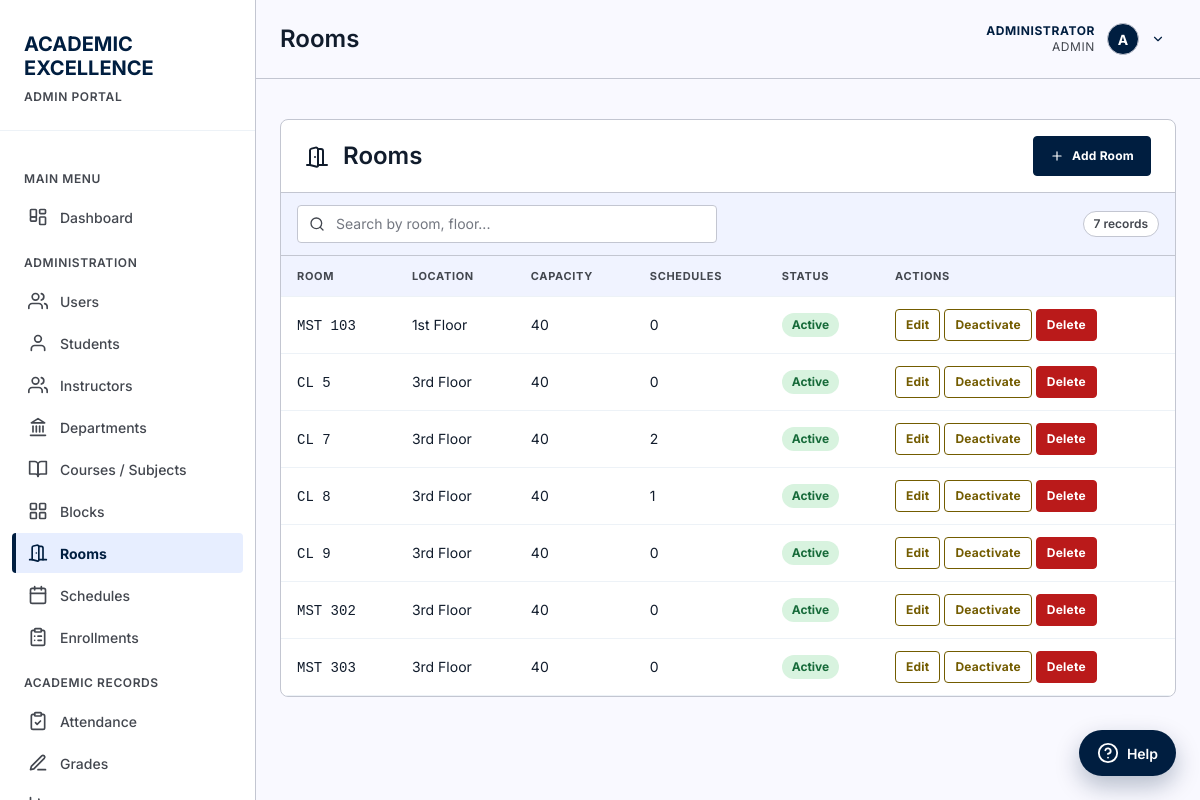
Page /pages/rooms.php (signed in) on the committed database.
### tables this page shows
CREATE TABLE "users" (
                    id INTEGER PRIMARY KEY AUTOINCREMENT,
                    username TEXT NOT NULL UNIQUE,
                    password TEXT NOT NULL,
                    full_name TEXT NOT NULL,
                    email TEXT UNIQUE,
                    role TEXT NOT NULL DEFAULT 'student' CHECK(role IN ('admin', 'instructor', 'student')),
                    is_active INTEGER NOT NULL DEFAULT 1 CHECK(is_active IN (0, 1)),
                    last_login_at DATETIME,
                    created_at DATETIME NOT NULL DEFAULT CURRENT_TIMESTAMP,
                    updated_at DATETIME NOT NULL DEFAULT CURRENT_TIMESTAMP
                );

CREATE TABLE rooms (
            id         INTEGER PRIMARY KEY AUTOINCREMENT,
            room_code  TEXT NOT NULL UNIQUE,
            floor      TEXT,
            capacity   INTEGER,
            is_active  INTEGER NOT NULL DEFAULT 1,
            created_at DATETIME NOT NULL DEFAULT CURRENT_TIMESTAMP,
            updated_at DATETIME NOT NULL DEFAULT CURRENT_TIMESTAMP
        );

### includes/auth.php (called while the page is built, shortened)
<?php
function currentUser() {
    static $user = false;
    if ($user === false) {
        $db = getDB();
        $stmt = $db->prepare("SELECT * FROM users WHERE id = :id AND is_active = 1");
        $stmt->execute([':id' => (int) $_SESSION['user_id']]);
        $user = $stmt->fetch() ?: null;
    }
    return $user;
}
function isLoggedIn() {
    return currentUser() !== null;
}
function requireLogin() {
    if (!isLoggedIn()) {
        header('Location: ' . baseUrl() . 'login.php');
        exit();
    }
}
function requireRole(...$roles) {
    requireLogin();
    $user = currentUser();
}
function roleLabel($role) {
    return [
        'admin'      => 'Admin',
        'instructor' => 'Teacher',
        'student'    => 'Student'
    ][$role] ?? ucfirst((string) $role);
}

### pages/rooms.php (the view, shortened to what this page needs)
<?php
requireRole('admin');
$db = getDB();
$rooms = $db->query("
    SELECT r.*,
           (SELECT COUNT(*) FROM course_sections cs WHERE cs.room = r.room_code) AS schedule_count
    FROM rooms r
    ORDER BY r.floor, r.room_code
")->fetchAll();
usort($rooms, function ($a, $b) {
    $floorDiff = floorSortIndex($a['floor'] ?? '') <=> floorSortIndex($b['floor'] ?? '');
    return $floorDiff !== 0 ? $floorDiff : strcasecmp($a['room_code'], $b['room_code']);
});
$pageTitle = 'Rooms';
include '../includes/header.php';
?>
<main>
    <div class="card">
        <div class="card-header" style="display: flex; justify-content: space-between; align-items: center;">
            <h2><?php echo icon('door', 24); ?> Rooms</h2>
            <button class="btn btn-primary" onclick="document.getElementById('addRoomModal').style.display='block'"><?php echo icon('plus', 14); ?> Add Room</button>
        </div>
        <div class="table-search-bar">
            <div class="table-search-wrapper">
                <span class="search-icon"><?php echo icon('search', 16); ?></span>
                <input type="text" id="roomSearch" placeholder="Search by room, floor...">
            </div>
            <span class="search-count"></span>
        </div>
        <table data-pagination data-page-size="8" id="roomTable">
            <thead>
                <tr>
                    <th>Room</th>
                    <th>Location</th>
                    <th>Capacity</th>
                    <th>Schedules</th>
                    <th>Status</th>
                    <th>Actions</th>
                </tr>
            </thead>
            <tbody>
                <?php foreach ($rooms as $room): ?>
                <tr data-search="<?php echo htmlspecialchars(strtolower($room['room_code'] . ' ' . ($room['floor'] ?? '') . ' ' . ((int) $room['is_active'] === 1 ? 'active' : 'inactive'))); ?>">
                    <td data-label="Room"><code><?php echo htmlspecialchars($room['room_code']); ?></code></td>
                    <td data-label="Location"><?php echo htmlspecialchars($room['floor'] ?: '—'); ?></td>
                    <td data-label="Capacity"><?php echo $room['capacity'] ? (int) $room['capacity'] : '—'; ?></td>
                    <td data-label="Schedules"><?php echo (int) $room['schedule_count']; ?></td>
                    <td data-label="Status">
                        <span class="attendance-badge status-<?php echo (int) $room['is_active'] === 1 ? 'present' : 'absent'; ?>">
                            <?php echo (int) $room['is_active'] === 1 ? 'Active' : 'Inactive'; ?>
                        </span>
                    </td>
                    <td data-label="Actions">
                        <button type="button" class="btn btn-secondary btn-sm"
                                data-id="<?php echo $room['id']; ?>"
                                data-code="<?php echo htmlspecialchars($room['room_code'], ENT_QUOTES); ?>"
                                data-floor="<?php echo htmlspecialchars($room['floor'] ?? '', ENT_QUOTES); ?>"
                                data-capacity="<?php echo $room['capacity'] ? (int) $room['capacity'] : ''; ?>"
                                data-active="<?php echo (int) $room['is_active']; ?>"
                                onclick="editRoom(this)">Edit</button>
                        <form method="POST" style="display: inline;">
                            <button type="submit" class="btn btn-secondary btn-sm">
                                <?php echo (int) $room['is_active'] === 1 ? 'Deactivate' : 'Activate'; ?>
                            </button>
                        </form>
                        <form method="POST" style="display: inline;" onsubmit="return confirm('Delete this room?')">
                            <button type="submit" class="btn btn-danger btn-sm">Delete</button>
                        </form>
                    </td>
                </tr>
                <?php endforeach; ?>
            </tbody>
        </table>
    </div>
</main>
<?php include '../includes/footer.php'; ?>

### includes/header.php (shortened to what this page needs)
<?php
$currentPage = basename($_SERVER['PHP_SELF'], '.php');
$assetPrefix = $currentPage === 'index' ? '' : '../';
$user = currentUser();
$role = $user['role'];
$fullName = $user['full_name'];
$roleLabel = roleLabel($role);
$avatarLetter = strtoupper(substr($fullName, 0, 1));
?>
<!DOCTYPE html>
<html lang="en">
<head>
    <link rel="stylesheet" href="<?php echo $assetPrefix; ?>assets/css/style.css">
</head>
<body>
    <aside class="sidebar">
        <div class="sidebar-header">
            <h1>
                <span class="red">ACADEMIC</span><br>
                <span class="white">EXCELLENCE</span>
            </h1>
            <span class="portal-label"><?php echo strtoupper($roleLabel); ?> PORTAL</span>
        </div>
        <nav class="sidebar-menu">
            <div class="menu-category">Main Menu</div>
            <a href="<?php echo $assetPrefix; ?>index.php" class="menu-item <?php echo $currentPage === 'index' ? 'active' : ''; ?>">
                <span class="icon"><?php echo icon('dashboard'); ?></span>
                Dashboard
            </a>
            <?php if ($role === 'admin'): ?>
                <div class="menu-category">Administration</div>
                <a href="<?php echo $assetPrefix; ?>pages/users.php" class="menu-item <?php echo $currentPage === 'users' ? 'active' : ''; ?>">
                    <span class="icon"><?php echo icon('users'); ?></span>
                    Users
                </a>
                <a href="<?php echo $assetPrefix; ?>pages/students.php" class="menu-item <?php echo $currentPage === 'students' ? 'active' : ''; ?>">
                    <span class="icon"><?php echo icon('user'); ?></span>
                    Students
                </a>
                <a href="<?php echo $assetPrefix; ?>pages/instructors.php" class="menu-item <?php echo $currentPage === 'instructors' ? 'active' : ''; ?>">
                    <span class="icon"><?php echo icon('users'); ?></span>
                    Instructors
                </a>
                <a href="<?php echo $assetPrefix; ?>pages/departments.php" class="menu-item <?php echo $currentPage === 'departments' ? 'active' : ''; ?>">
                    <span class="icon"><?php echo icon('landmark'); ?></span>
                    Departments
                </a>
                <a href="<?php echo $assetPrefix; ?>pages/manage-subjects.php" class="menu-item <?php echo $currentPage === 'manage-subjects' ? 'active' : ''; ?>">
                    <span class="icon"><?php echo icon('book-open'); ?></span>
                    Courses / Subjects
                </a>
                <a href="<?php echo $assetPrefix; ?>pages/blocks.php" class="menu-item <?php echo $currentPage === 'blocks' ? 'active' : ''; ?>">
                    <span class="icon"><?php echo icon('grid'); ?></span>
                    Blocks
                </a>
                <a href="<?php echo $assetPrefix; ?>pages/rooms.php" class="menu-item <?php echo $currentPage === 'rooms' ? 'active' : ''; ?>">
                    <span class="icon"><?php echo icon('door'); ?></span>
                    Rooms
                </a>
                <a href="<?php echo $assetPrefix; ?>pages/schedules.php" class="menu-item <?php echo $currentPage === 'schedules' ? 'active' : ''; ?>">
                    <span class="icon"><?php echo icon('calendar'); ?></span>
                    Schedules
                </a>
                <a href="<?php echo $assetPrefix; ?>pages/enrollments.php" class="menu-item <?php echo $currentPage === 'enrollments' ? 'active' : ''; ?>">
                    <span class="icon"><?php echo icon('clipboard-list'); ?></span>
                    Enrollments
                </a>
                <div class="menu-category">Academic Records</div>
                <a href="<?php echo $assetPrefix; ?>pages/attendance.php" class="menu-item <?php echo $currentPage === 'attendance' ? 'active' : ''; ?>">
                    <span class="icon"><?php echo icon('clipboard-check'); ?></span>
                    Attendance
                </a>
                <a href="<?php echo $assetPrefix; ?>pages/grades.php" class="menu-item <?php echo $currentPage === 'grades' ? 'active' : ''; ?>">
                    <span class="icon"><?php echo icon('pen-line'); ?></span>
                    Grades
                </a>
                <a href="<?php echo $assetPrefix; ?>pages/reports.php" class="menu-item <?php echo $currentPage === 'reports' ? 'active' : ''; ?>">
                    <span class="icon"><?php echo icon('bar-chart'); ?></span>
                </a>
            <?php endif; ?>
        </nav>
    </aside>
    <div class="main-content">
        <header class="top-header">
            <h1 class="page-title"><?php echo $pageTitle ?? 'Dashboard'; ?></h1>
            <div class="user-info">
                <div class="user-menu">
                    <button class="user-menu-toggle" type="button" aria-haspopup="true" aria-expanded="false">
                        <div class="user-meta">
                            <span class="user-name"><?php echo htmlspecialchars($fullName); ?></span>
                            <span class="user-role"><?php echo $roleLabel; ?></span>
                        </div>
                        <div class="user-avatar"><?php echo $avatarLetter; ?></div>
                        <?php echo icon('chevron-down', 14); ?>
                    </button>
                </div>
            </div>
        </header>
        <div class="page-content">

### rows in the picture
users: role "ADMIN", full_name "ADMINISTRATOR", full_name "A"
rooms: room_code "MST 103", floor "1st Floor", capacity "40", schedule_count "0", is_active "Active"
rooms: room_code "CL 5", floor "3rd Floor", capacity "40", schedule_count "0", is_active "Active"
rooms: room_code "CL 7", floor "3rd Floor", capacity "40", schedule_count "2", is_active "Active"
rooms: room_code "CL 8", floor "3rd Floor", capacity "40", schedule_count "1", is_active "Active"
rooms: room_code "CL 9", floor "3rd Floor", capacity "40", schedule_count "0", is_active "Active"
rooms: room_code "MST 302", floor "3rd Floor", capacity "40", schedule_count "0", is_active "Active"
rooms: room_code "MST 303", floor "3rd Floor", capacity "40", schedule_count "0", is_active "Active"

### other values in the picture
$pageTitle "Rooms"
